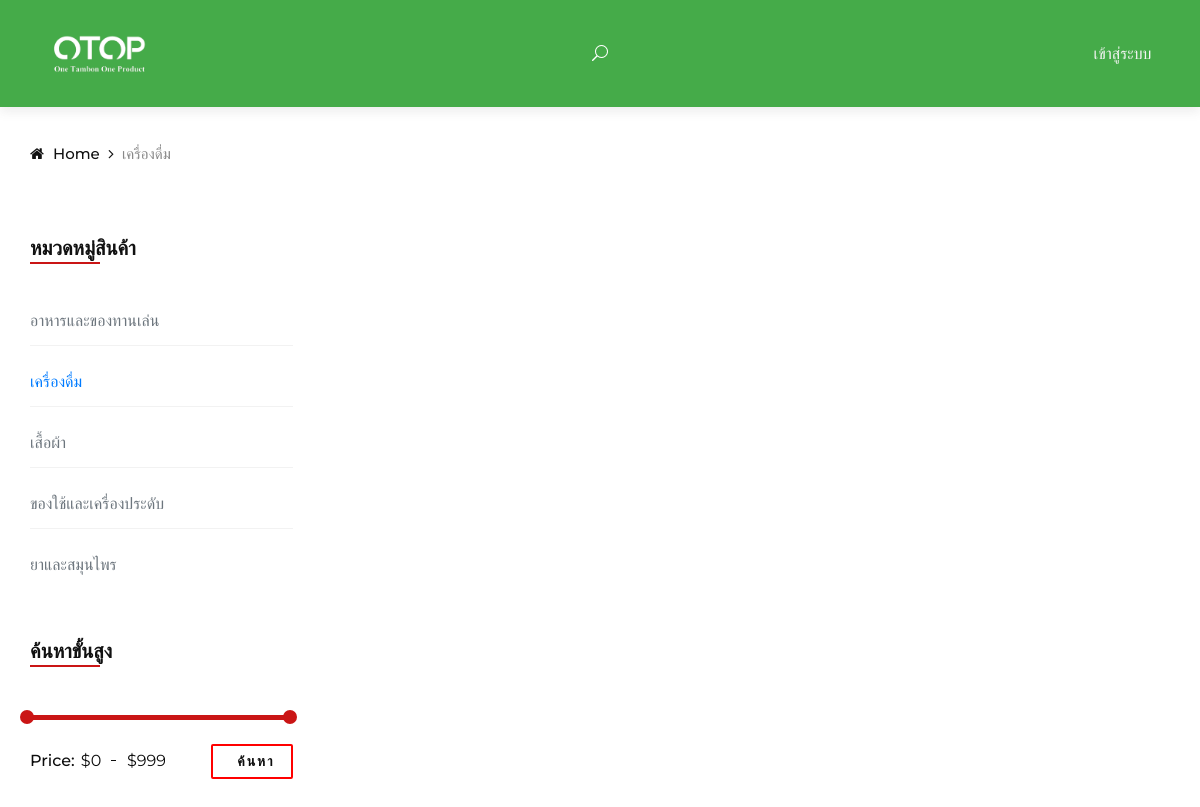
The page /views/Customer/shop/shop.php?type_id=2 on the database as committed earlier.
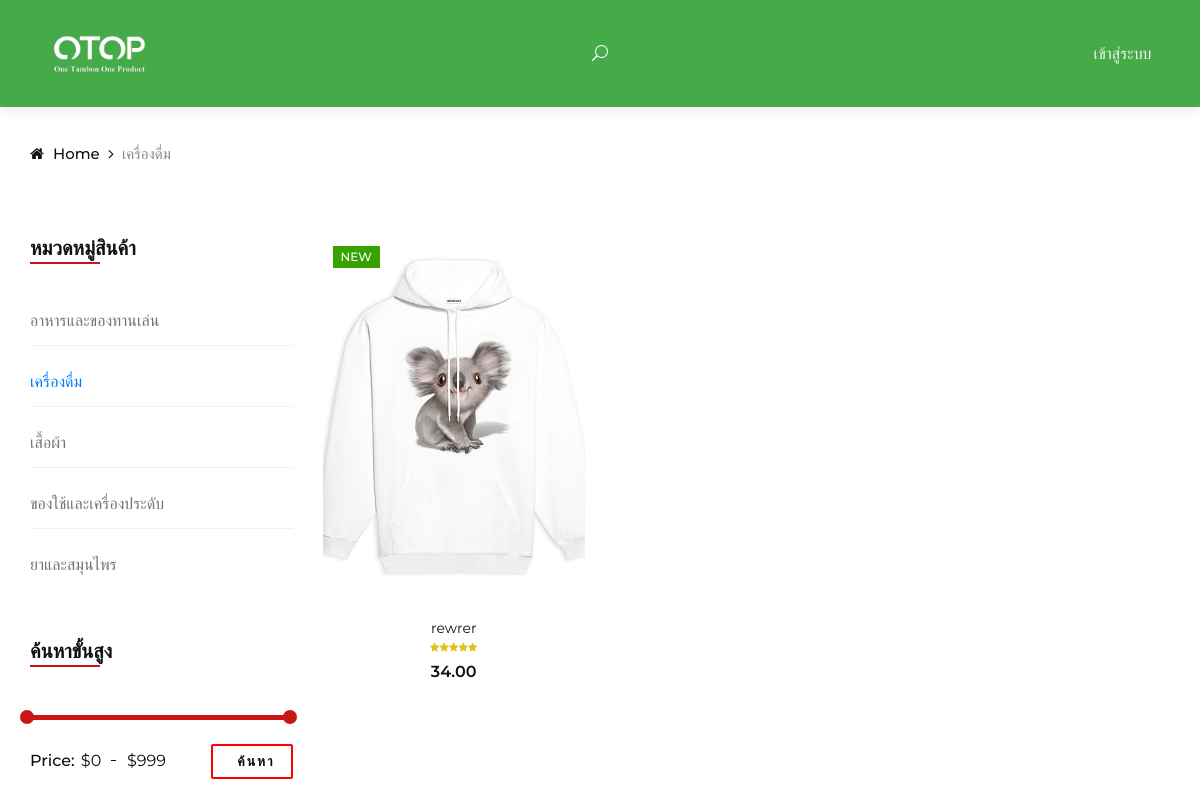
The same page on the database as committed later.
### tables this page shows
CREATE TABLE `product_type` (
  `id` int(11) NOT NULL,
  `type` varchar(50) NOT NULL,
  `type_eng` varchar(150) NOT NULL
);

CREATE TABLE `product` (
  `product_id` int(11) NOT NULL,
  `product_number` varchar(20) NOT NULL,
  `product_name` varchar(255) NOT NULL,
  `product_description` text NOT NULL,
  `product_specification` text NOT NULL,
  `product_type` int(11) NOT NULL,
  `price` double NOT NULL,
  `shipping_cost` double NOT NULL,
  `stock` int(11) NOT NULL,
  `shop_id` int(11) NOT NULL,
  `delivery_type` int(11) NOT NULL,
  `profile_product` varchar(90) DEFAULT NULL,
  `picture` varchar(90) DEFAULT NULL,
  `qrcode` varchar(50) DEFAULT NULL,
  `modify` int(11) DEFAULT NULL
);

### dbConnect.php (called while the page is built, shortened)
<?php
function connectDB()
{
    $servername = "localhost";
    $username = "root";
    $password = "";
    try {
        $conn = new PDO("mysql:host=$servername;dbname=otop_shop;charset=utf8", $username, $password);
        $conn->setAttribute(PDO::ATTR_ERRMODE, PDO::ERRMODE_EXCEPTION);
        return $conn;
    } catch (PDOException $e) {
        return "Connection failed: " . $e->getMessage();
    }
}
function selectData($str)
{
    $myConDB = connectDB();
    try {
        $stmt = $myConDB->prepare($str);
        $stmt->execute();
        $num = 0;
        while ($result = $stmt->fetch(PDO::FETCH_ASSOC)) {
            $num++;
            foreach ($result as $key => $value) {
                $data[$num][$key] = $value;
            }
        }
        $data[0]['numrow'] = $num;
        return $data;
    } catch (PDOException $e) {
        $conn = null;
        return "Error: " . $e->getMessage();
    }
}
?>

### query/query.php (called while the page is built, shortened)
<?php
include_once("../../../dbConnect.php");
function getProductType()
{
    $sql = "SELECT * FROM `product_type`";
    $DATA = selectData($sql);
    return $DATA;
}
function getAllProductByType($type_id)
{
    $sql = "SELECT * FROM `product` INNER JOIN `product_type` ON `product`.`product_type` = `product_type`.`id` WHERE `product_type` = $type_id";
    $DATA = selectData($sql);
    return $DATA;
}
function getTypeProduct($type_id)
{
    $sql = "SELECT * FROM `product_type` WHERE `id` = $type_id";
    $DATA = selectData($sql);
    return $DATA;
}

### views/Customer/shop/shop.php (the view, shortened to what the changed rows need)
<!DOCTYPE html>
<html lang="en">
<?php
include_once("../../../query/query.php");
$type_id = $_GET["type_id"];
$PRODUCT = getAllProductByType($type_id);
$TYPE = getTypeProduct($type_id);
$PRODUCT_TYPE = getProductType();
?>
<head>
</head>
<body>
    <div class="breadcrumb-option">
        <div class="container">
            <div class="row">
                <div class="col-lg-12">
                    <div class="breadcrumb__links">
                        <a href="../../../index.php"><i class="fa fa-home"></i> Home</a>
                        <span><?php echo $TYPE[1]['type'] ?></span>
                    </div>
                </div>
            </div>
        </div>
    </div>
    <section class="shop spad">
        <div class="container">
            <div class="row">
                <div class="col-lg-3 col-md-3">
                    <div class="shop__sidebar">
                        <div class="sidebar__categories">
                            <div class="categories__accordion">
                                <div class="accordion" id="accordionExample">
                                    <?php
                                    for ($i = 1; $i < count($PRODUCT_TYPE); $i++) {
                                    ?>
                                        <div class="card">
                                            <div class="card-title">
                                                <?php
                                                if ($PRODUCT_TYPE[$i]["id"] == $type_id) {
                                                ?>
                                                    <a href="<?php echo 'shop.php?type_id=' . $PRODUCT_TYPE[$i]["id"] ?>"><span class="mb-0"><?php echo  $PRODUCT_TYPE[$i]["type"] ?></span></a>
                                                <?php
                                                } else {
                                                ?>
                                                    <a href="<?php echo 'shop.php?type_id=' . $PRODUCT_TYPE[$i]["id"] ?>"><span class="mb-0 text-muted"><?php echo  $PRODUCT_TYPE[$i]["type"] ?></span></a>
                                                <?php
                                                }
                                                ?>
                                            </div>
                                        </div>
                                    <?php
                                    }
                                    ?>
                                </div>
                            </div>
                        </div>
                    </div>
                </div>
                <div class="col-lg-9 col-md-9">
                    <div class="row">
                        <?php
                        for ($i = 1; $i < count($PRODUCT); $i++) {
                        ?>
                            <div class="col-lg-4 col-md-6">
                                <div class="product__item">
                                    <div class="product__item__pic set-bg" data-setbg="<?php echo "../../../img/product/profile/" . $PRODUCT[$i]['profile_product'] ?>">
                                        <div class="label new">New</div>
                                        <ul class="product__hover">
                                        </ul>
                                    </div>
                                    <div class="product__item__text">
                                        <h6><a href='<?php echo "../product_detail/product-details.php?product_id=" . $PRODUCT[$i]['product_id'] ?>'><?php echo $PRODUCT[$i]['product_name'] ?></a></h6>
                                        <div class="rating">
                                            <i class="fa fa-star"></i>
                                            <i class="fa fa-star"></i>
                                            <i class="fa fa-star"></i>
                                            <i class="fa fa-star"></i>
                                            <i class="fa fa-star"></i>
                                        </div>
                                        <div class="product__price"><?php echo  number_format($PRODUCT[$i]['price'], 2) ?></div>
                                    </div>
                                </div>
                            </div>
                        <?php
                        }
                        ?>
                    </div>
                </div>
            </div>
        </div>
    </section>
</body>
</html>

Rows that differ between the two databases and show on the page:
added product: product_name "rewrer", price "34.00"
